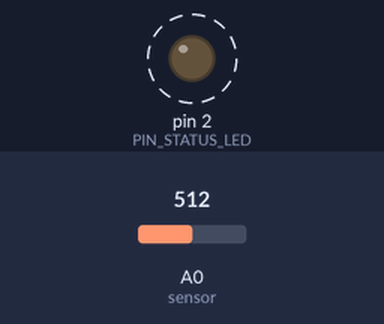
A sketch run on a simulated Arduino Uno, built with avr-gcc and run on an emulated ATmega328P. On the bench: output pins drawn as LEDs (lit = HIGH). Dashed ring = blinking. Inputs (shaded band) come from the test bench; at power-on: A0 (sensor) = 512. What the sketch prints to the serial monitor is not drawn.

Above: at 1.6 s.
Timing chart, 0 to 4.0 s (numbered marks = the images above):
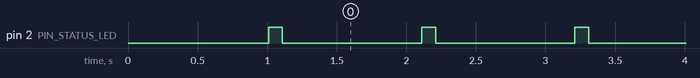

The sketch:

arduino.ino
```cpp
// (licence header left out)
// Konfigurasi pin
const int PIN_STATUS_LED = 2; // LED bawaan board

void setup() {
  // Inisialisasi komunikasi serial
  Serial.begin(115200);
  delay(1000);

  pinMode(PIN_STATUS_LED, OUTPUT);

  Serial.println("=========================================");
  Serial.println("  Tokoasia Hardware Demo Initialized     ");
  Serial.println("  Make • Build • Play                    ");
  Serial.println("=========================================");
}

void loop() {
  // Indikator baca data
  digitalWrite(PIN_STATUS_LED, HIGH);
  delay(100);
  digitalWrite(PIN_STATUS_LED, LOW);

  // Contoh pembacaan data sederhana
  int sensorValue = analogRead(A0); // ganti sesuai sensor

  Serial.print("[DATA] Nilai Sensor: ");
  Serial.println(sensorValue);

  delay(1000); // jeda 1 detik per pembacaan
}
```

Measured:
- by itself, pin 2 (PIN_STATUS_LED): alternates HIGH for 0.10 s and LOW for 1.0 s
